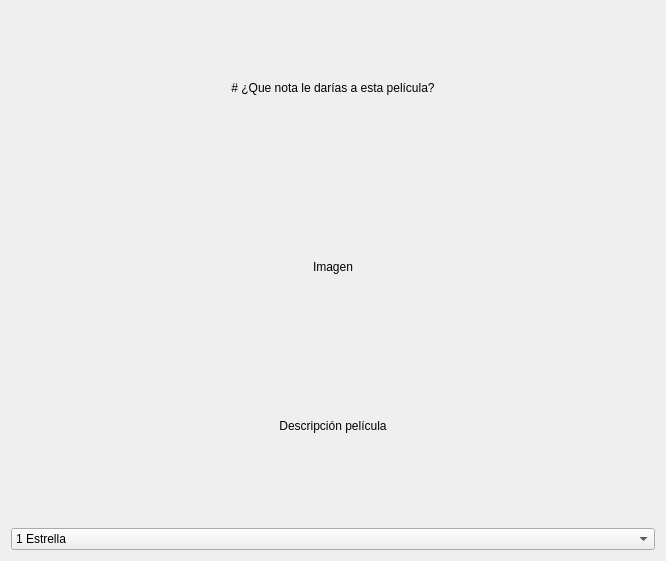
<?xml version="1.0" encoding="UTF-8"?>
<ui version="4.0">
 <class>Dialog</class>
 <widget class="QDialog" name="Dialog">
  <property name="geometry">
   <rect>
    <x>0</x>
    <y>0</y>
    <width>666</width>
    <height>561</height>
   </rect>
  </property>
  <property name="windowTitle">
   <string>Dialog</string>
  </property>
  <layout class="QVBoxLayout" name="verticalLayout_2">
   <item>
    <layout class="QVBoxLayout" name="verticalLayout">
     <item>
      <widget class="QLabel" name="label">
       <property name="text">
        <string># ¿Que nota le darías a esta película?</string>
       </property>
       <property name="textFormat">
        <enum>Qt::MarkdownText</enum>
       </property>
       <property name="alignment">
        <set>Qt::AlignCenter</set>
       </property>
      </widget>
     </item>
     <item>
      <spacer name="horizontalSpacer_2">
       <property name="orientation">
        <enum>Qt::Horizontal</enum>
       </property>
       <property name="sizeHint" stdset="0">
        <size>
         <width>40</width>
         <height>20</height>
        </size>
       </property>
      </spacer>
     </item>
     <item>
      <widget class="QLabel" name="imagenLabel">
       <property name="text">
        <string>Imagen</string>
       </property>
       <property name="alignment">
        <set>Qt::AlignCenter</set>
       </property>
      </widget>
     </item>
     <item>
      <widget class="QLabel" name="descripcionLabel">
       <property name="text">
        <string>Descripción película</string>
       </property>
       <property name="alignment">
        <set>Qt::AlignCenter</set>
       </property>
      </widget>
     </item>
     <item>
      <spacer name="horizontalSpacer">
       <property name="orientation">
        <enum>Qt::Horizontal</enum>
       </property>
       <property name="sizeHint" stdset="0">
        <size>
         <width>40</width>
         <height>20</height>
        </size>
       </property>
      </spacer>
     </item>
     <item>
      <widget class="QComboBox" name="ratingBox">
       <property name="sizePolicy">
        <sizepolicy hsizetype="Preferred" vsizetype="Fixed">
         <horstretch>0</horstretch>
         <verstretch>234</verstretch>
        </sizepolicy>
       </property>
       <property name="insertPolicy">
        <enum>QComboBox::InsertAtTop</enum>
       </property>
       <item>
        <property name="text">
         <string>1 Estrella</string>
        </property>
       </item>
       <item>
        <property name="text">
         <string>2 Estrellas</string>
        </property>
       </item>
       <item>
        <property name="text">
         <string>3 Estrellas</string>
        </property>
       </item>
       <item>
        <property name="text">
         <string>4 Estrellas</string>
        </property>
       </item>
       <item>
        <property name="text">
         <string>5 Estrellas</string>
        </property>
       </item>
      </widget>
     </item>
    </layout>
   </item>
  </layout>
 </widget>
 <resources/>
 <connections/>
</ui>
